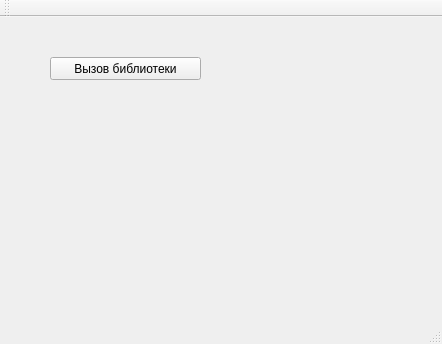
<?xml version="1.0" encoding="UTF-8"?>
<ui version="4.0">
 <class>MainWindow</class>
 <widget class="QMainWindow" name="MainWindow">
  <property name="geometry">
   <rect>
    <x>0</x>
    <y>0</y>
    <width>442</width>
    <height>344</height>
   </rect>
  </property>
  <property name="windowTitle">
   <string>MainWindow</string>
  </property>
  <widget class="QWidget" name="centralWidget">
   <widget class="QPushButton" name="pushButton">
    <property name="geometry">
     <rect>
      <x>50</x>
      <y>40</y>
      <width>151</width>
      <height>23</height>
     </rect>
    </property>
    <property name="text">
     <string>Вызов библиотеки</string>
    </property>
   </widget>
  </widget>
  <widget class="QMenuBar" name="menuBar">
   <property name="geometry">
    <rect>
     <x>0</x>
     <y>0</y>
     <width>442</width>
     <height>21</height>
    </rect>
   </property>
  </widget>
  <widget class="QToolBar" name="mainToolBar">
   <attribute name="toolBarArea">
    <enum>TopToolBarArea</enum>
   </attribute>
   <attribute name="toolBarBreak">
    <bool>false</bool>
   </attribute>
  </widget>
  <widget class="QStatusBar" name="statusBar"/>
 </widget>
 <layoutdefault spacing="6" margin="11"/>
 <resources/>
 <connections/>
</ui>
